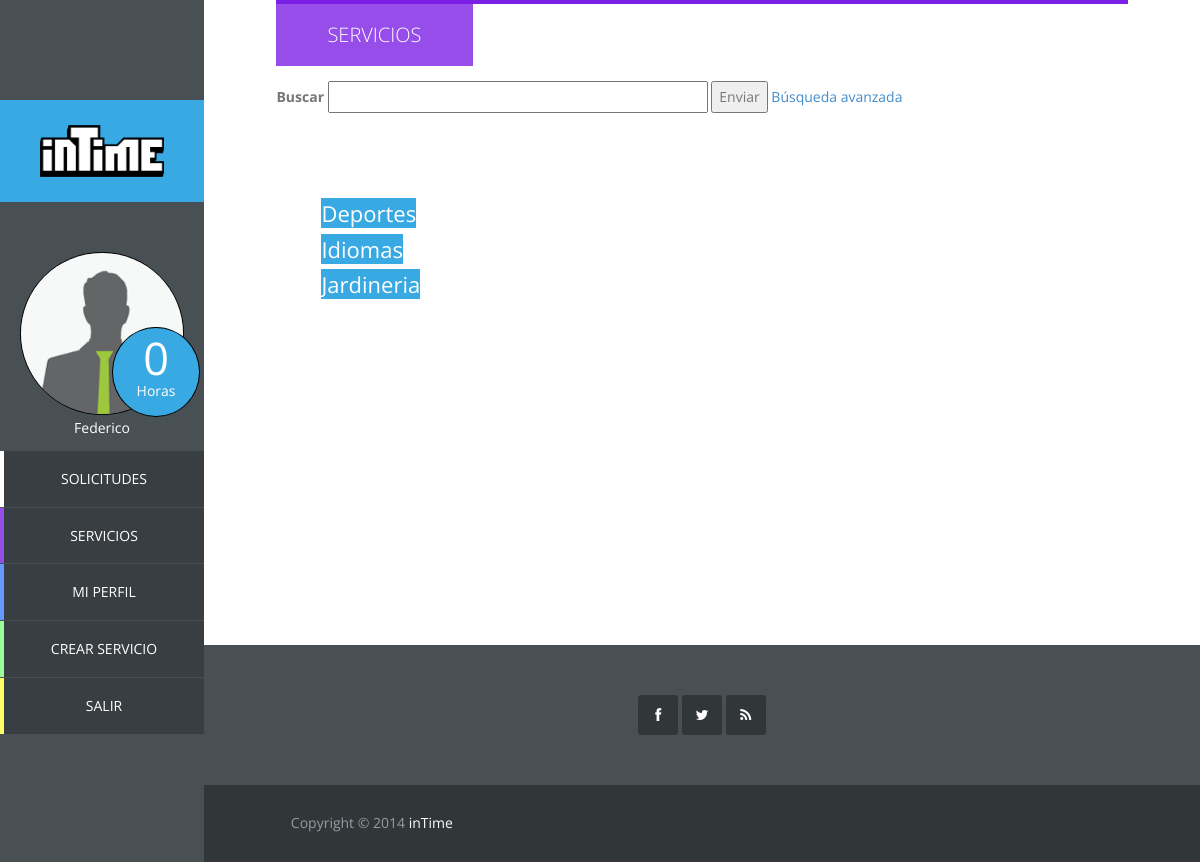
/vista/categoria1.php (signed in), run on the app's committed database.
### tables this page shows
CREATE TABLE IF NOT EXISTS `categoria` (
  `id_categoria` int(11) NOT NULL AUTO_INCREMENT,
  `categoria` varchar(20) NOT NULL,
  PRIMARY KEY (`id_categoria`),
  UNIQUE KEY `categoria` (`categoria`)
);

### controlador/op_base_datos.php (called while the page is built, shortened)
<?php
class Mysql{
	protected $host="localhost";
	protected $user="root";
    protected $clave="";
	protected function conectar(){
        $this->conexion=mysqli_connect($this->host,$this->user,$this->clave);
    }
}

### controlador/op_base_datos_servicio.php (called while the page is built, shortened)
<?php
require_once '../controlador/op_base_datos.php';
class MysqlServicio extends Mysql {
	public function conseguirTodasLasCategorias() {
		$pst = $this->conexion->prepare("select * from categoria order by categoria");
		$pst->execute();
		$pst->bind_result($id, $categoria);
		while ($pst->fetch()) {
			$resultado[] = array('id_categoria'=>$id, 'categoria'=>$categoria);
		}
		return $resultado;
	}
}

### vista/categoria1.php (the view, shortened to what this page needs)
<!DOCTYPE html>
<html lang="es">
	<head>
		<link rel="stylesheet" href="css/font-awesome.min.css">
		<link rel="stylesheet" href="css/templatemo_misc.css">
		<link rel="stylesheet" href="css/bootstrap.min.css">
		<link rel="stylesheet" href="css/templatemo_style.css">
		<link rel="stylesheet" href="css/menu.css">
		<link rel="stylesheet" href="css/rating.css">
	</head>
	<?php
	require_once '../controlador/op_base_datos_servicio.php';
	$BDD = new MysqlServicio();
	$resultadoCategorias = $BDD -> conseguirTodasLasCategorias();
	?>
	<body>
		<?php include "sidebar.php"
		?>
		<div id="main-content">
			<div id="templatemo">
				<div id="services" class="section-content">
					<div class="row">
						<div class="col-md-12">
							<div class="section-title">
								<h2>Servicios</h2>
								<div class="buscador">
									<form method="post" action="busqueda.php" accept-charset="utf-8">
										<label>Buscar</label>
										<input type="text" size="50">
										<button type="submit" name="submit" value="Enviar">
											Enviar
										</button>
										<a href="">Búsqueda avanzada</a>
									</form>
								</div>
							</div>
							<div class="cuerpo" id="servicios">
								<ul class = "lista-categorias">
									<?php
										foreach($resultadoCategorias as $row){
									?>
										<li id="elem-categoria">
											<a href="#" onclick="mostrarServicios(<?php echo "'".$row['id_categoria']."'"?>)"><?php echo $row['categoria'] ?></a>
										</li>
									<?php
										}
									?>
								</ul>
							</div>
						</div>
					</div>
				</div>
				<?php include 'footer.php'
				?>
			</div>
		</div>
	</body>
</html>

### vista/css/templatemo_style.css (style rules this page uses)
body { font: 14px/1.85em 'Open Sans', Arial, Helvetice Neue, sans-serif; color: #777777; font-weight: 300px; font-style: normal; -webkit-font-smoothing: antialiased; -webkit-text-size-adjust: 100%; }
a, a:hover, a:focus { text-decoration: none; -webkit-transition: all 150ms ease-in; -moz-transition: all 150ms ease-in; -o-transition: all 150ms ease-in; transition: all 150ms ease-in; }
h1, h2, h3, h4, h5, h6 { font-family: 'Open Sans', Arial, Helvetice Neue, sans-serif; }
*, *:before, *:after { -moz-box-sizing: border-box; -webkit-box-sizing: border-box; box-sizing: border-box; }
#main-content, .full-width-slider { width: 83%; }
.section-content { padding: 0 7%; margin-bottom: 100px; height: 200%; }
.section-title { border-top: 4px solid; margin-bottom: 80px; }
.section-title h2 { display: inline-block; padding: 20px 51px; color: white; text-transform: uppercase; font-weight: 300; margin: 0; font-size: 20px; }
div.buscador { position: relative; width: 78%; margin-top: 15px; }
#services .section-title { border-color: #7c1fe5; }
#services h2 { background-color: #974dea; margin-right: 0% }
#main-content { float: left; width: 83%; height: 100%; margin-left: 17%; overflow: hidden; }
.cuerpo { padding-left: 5px; min-height: 350px; }
.cuerpo#servicios { float: left; width: 100% }
ul.lista-categorias { display:block; float:left; list-style:none; width: 20%; margin-right: 5%; margin-bottom: 5%; }
li#elem-categoria { width: 100%; margin-top: 5%; }
li#elem-categoria a { width: 100%; min-padding: 0em; 1%; background-color: #38A9E3; color:#FFFFFF; border-bottom: 10%; font-size: 22px; }

### data on the page
categoria: categoria "Deportes"
categoria: categoria "Idiomas"
categoria: categoria "Jardineria"

### other printed values
$usuario->getHoras() "0"
$usuario->getNombre() "Federico"
